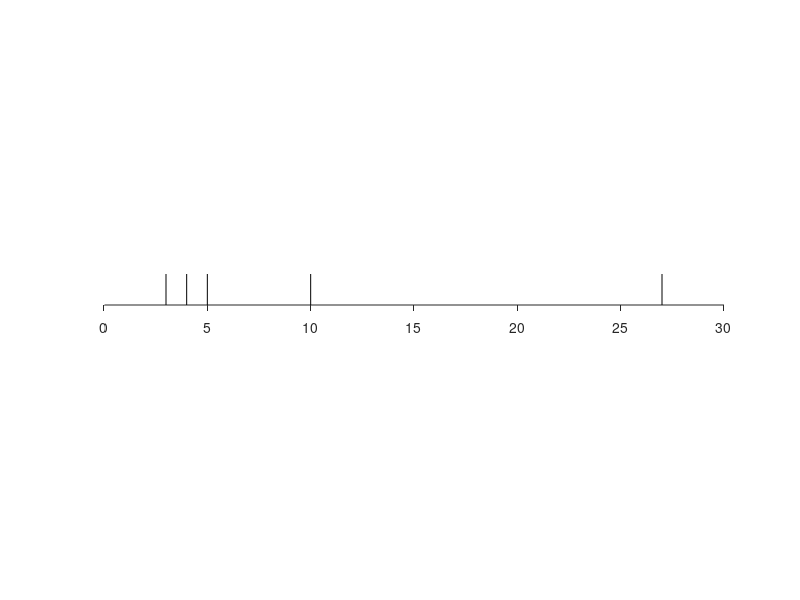

Recreate this plot in MATLAB.

in = [3, 4, 5, 10, 27];

axis([0 max(in)+1 -1 2])
plot([in;in],[ones(size(in));zeros(size(in))],'k-')
set(gca,'TickDir','out') % draw the tick marks on the outside
set(gca,'YTick', []) % don't draw y-axis ticks
set(gca,'PlotBoxAspectRatio',[1 0.05 1]) % short and wide
set(gca,'Color',get(gcf,'Color')) % match figure background
set(gca,'YColor',get(gcf,'Color')) % hide the y axis
box off